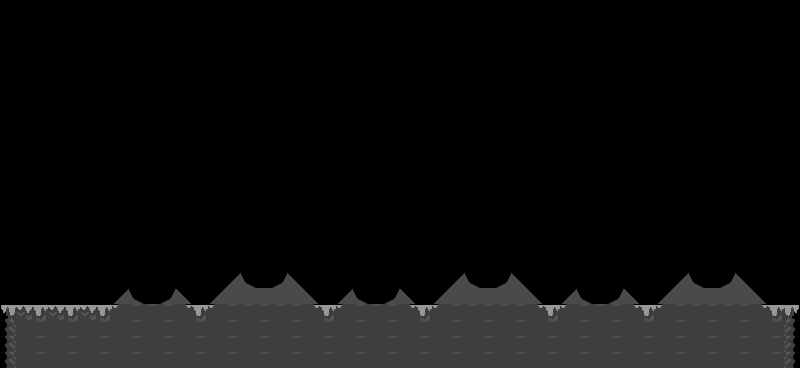

Tiled map render using the project's own tile images. Description and the map definition, with tile-layer contents summarised, below:
An orthogonal 50x23 tile map with 16x16 px tiles, 1 tile layer (Tile Layer 1), 3 tilesets and 16 objects.

<map version="1.10" tiledversion="1.10.2" orientation="orthogonal" renderorder="right-down" width="50" height="23" tilewidth="16" tileheight="16" infinite="0" nextlayerid="9" nextobjectid="32">
 <tileset firstgid="1" source="astroTiles2.tsx" />
 <tileset firstgid="101" source="UntitledNew.tsx" />
 <tileset firstgid="425" source="UntitledNew1.tsx" />
 <layer id="1" name="Tile Layer 1" width="50" height="23">
  <data>[1150 cells, 262 non-empty, 31 distinct tile ids]</data>
 </layer>
 <objectgroup id="5" name="ground">
  <object id="6" x="0" y="304" width="800" height="64" />
 </objectgroup>
 <objectgroup id="7" name="ground2">
  <object id="13" x="112" y="304">
   <polygon points="0,0 16,-16 32,0 0,0" />
  </object>
  <object id="16" x="160" y="304">
   <polygon points="0,0 16,-16 32,0" />
  </object>
  <object id="17" x="208" y="304">
   <polygon points="0,0 32,-32 48,-16 48,0 0,0" />
  </object>
  <object id="18" x="256" y="288">
   <polygon points="0,0 16,0 16,16 0,16" />
  </object>
  <object id="19" x="272" y="288">
   <polygon points="0,0 16,-16 48,16 0,16" />
  </object>
  <object id="20" x="336" y="304">
   <polygon points="0,0 16,-16 32,0 0,0" />
  </object>
  <object id="23" x="384" y="304">
   <polygon points="0,0 16,-16 32,0" />
  </object>
  <object id="24" x="432" y="304">
   <polygon points="0,0 32,-32 48,-16 48,0" />
  </object>
  <object id="25" x="480" y="288">
   <polygon points="0,0 16,0 16,16 0,16" />
  </object>
  <object id="26" x="496" y="288">
   <polygon points="0,0 16,-16 48,16 0,16" />
  </object>
  <object id="27" x="560" y="304">
   <polygon points="0,0 16,-16 32,0 0,0" />
  </object>
  <object id="28" x="608" y="304">
   <polygon points="0,0 16,-16 32,0" />
  </object>
  <object id="29" x="656" y="304">
   <polygon points="0,0 32,-32 48,-16 48,0 0,0" />
  </object>
  <object id="30" x="704" y="288">
   <polygon points="0,0 16,0 16,16 0,16" />
  </object>
  <object id="31" x="720" y="288">
   <polygon points="0,0 16,-16 48,16 0,16" />
  </object>
 </objectgroup>
 <objectgroup id="8" name="border" />
</map>
